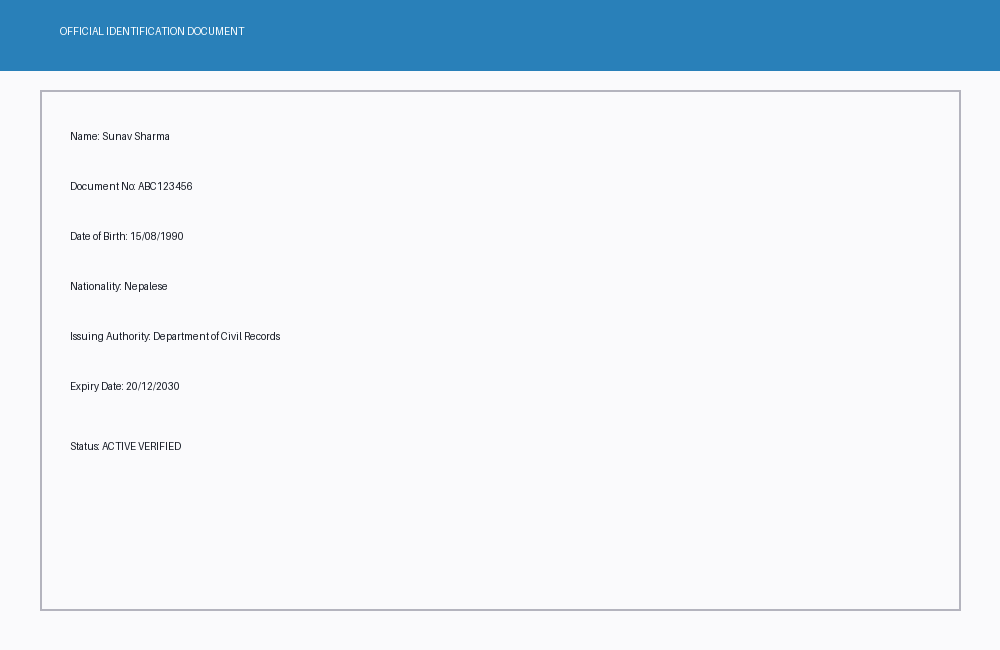
#> input picture web-client/samples/clear_document.png, 1000 x 650 px
$ python -i preprocessing.py   (imports and definitions only)
#> lines starting #> are read from the running program, lines starting #| are printed output that depends on the picture; after the words box and inside, x2 and y2 are one past the last pixel; in counts of white or black regions, pixels touching at a corner belong together
"""Image preprocessing pipeline using OpenCV.

Provides resilient decoding, automatic deskewing, CLAHE contrast enhancement,
and denoising to improve OCR accuracy on scanned/camera documents.
"""

from dataclasses import dataclass
from typing import Optional, Tuple
import cv2
import numpy as np


@dataclass
class PreprocessResult:
    """Result of image preprocessing."""

    processed_image: np.ndarray
    deskew_angle: Optional[float] = None
    clahe_applied: bool = False
    denoise_applied: bool = False


class ImagePreprocessor:
    """OpenCV-based image preprocessing module."""

    def __init__(
        self,
        enable_deskew: bool = True,
        enable_clahe: bool = True,
        enable_denoise: bool = False,
    ):
        self.enable_deskew = enable_deskew
        self.enable_clahe = enable_clahe
        self.enable_denoise = enable_denoise

    # [23 lines left out: function decode_image_bytes, not called in this run]

    def compute_skew_angle(self, gray_image: np.ndarray) -> float:
        """Compute document skew angle in degrees using thresholding and minAreaRect."""
        # Threshold the image (invert so text is white on black background)
        _, thresh = cv2.threshold(gray_image, 0, 255, cv2.THRESH_BINARY_INV + cv2.THRESH_OTSU)

        # Dilate text regions to connect characters into solid lines
        kernel = cv2.getStructuringElement(cv2.MORPH_RECT, (30, 5))
        dilated = cv2.dilate(thresh, kernel, iterations=2)

        # Find non-zero points
        points = cv2.findNonZero(dilated)
        if points is None or len(points) < 10:
            return 0.0

        # Compute minimum area bounding box
        rect = cv2.minAreaRect(points)
        angle = rect[-1]

        # Adjust angle according to OpenCV minAreaRect conventions
        if angle < -45.0:
            angle = -(90.0 + angle)
        elif angle > 45.0:
            angle = -(90.0 - angle)
        else:
            angle = -angle

        # If angle is negligible, ignore
        if abs(angle) < 0.3 or abs(angle) > 45.0:
            return 0.0

        return float(angle)

    # [28 lines left out: function rotate_image, not called in this run]

    def apply_clahe(self, image: np.ndarray) -> np.ndarray:
        """Apply Contrast Limited Adaptive Histogram Equalization to enhance text clarity."""
        if len(image.shape) == 2:
            # Grayscale
            clahe = cv2.createCLAHE(clipLimit=2.0, tileGridSize=(8, 8))
            return clahe.apply(image)

        # Color image (BGR) -> convert to LAB and apply CLAHE to L-channel
        lab = cv2.cvtColor(image, cv2.COLOR_BGR2LAB)
        l, a, b = cv2.split(lab)
        clahe = cv2.createCLAHE(clipLimit=2.0, tileGridSize=(8, 8))
        cl = clahe.apply(l)
        enhanced_lab = cv2.merge((cl, a, b))
        return cv2.cvtColor(enhanced_lab, cv2.COLOR_LAB2BGR)

    # [5 lines left out: function apply_denoising, not called in this run]

    def process(self, image: np.ndarray) -> PreprocessResult:
        """Execute full preprocessing pipeline on the input image."""
        img = image.copy()
        applied_deskew_angle: Optional[float] = None
        clahe_applied = False
        denoise_applied = False

        # 1. Deskew
        if self.enable_deskew:
            gray = cv2.cvtColor(img, cv2.COLOR_BGR2GRAY) if len(img.shape) == 3 else img
            angle = self.compute_skew_angle(gray)
            if abs(angle) >= 0.3:
                img = self.rotate_image(img, angle)
                applied_deskew_angle = round(angle, 2)

        # 2. CLAHE (Contrast Enhancement)
        if self.enable_clahe:
            img = self.apply_clahe(img)
            clahe_applied = True

        # 3. Denoising (if configured)
        if self.enable_denoise:
            img = self.apply_denoising(img)
            denoise_applied = True

        return PreprocessResult(
            processed_image=img,
            deskew_angle=applied_deskew_angle,
            clahe_applied=clahe_applied,
            denoise_applied=denoise_applied,
        )

>>> import cv2
>>> picture = cv2.imread('../../web-client/samples/clear_document.png')
#> picture is the input picture: shape (650, 1000, 3); mean B, G, R 243.5, 235.5, 226
>>> result = ImagePreprocessor().process(picture)
#> in process, `gray = cv2.cvtColor(img, cv2.COLOR_BGR2GRAY) if len(img.shape) == 3 el..`:
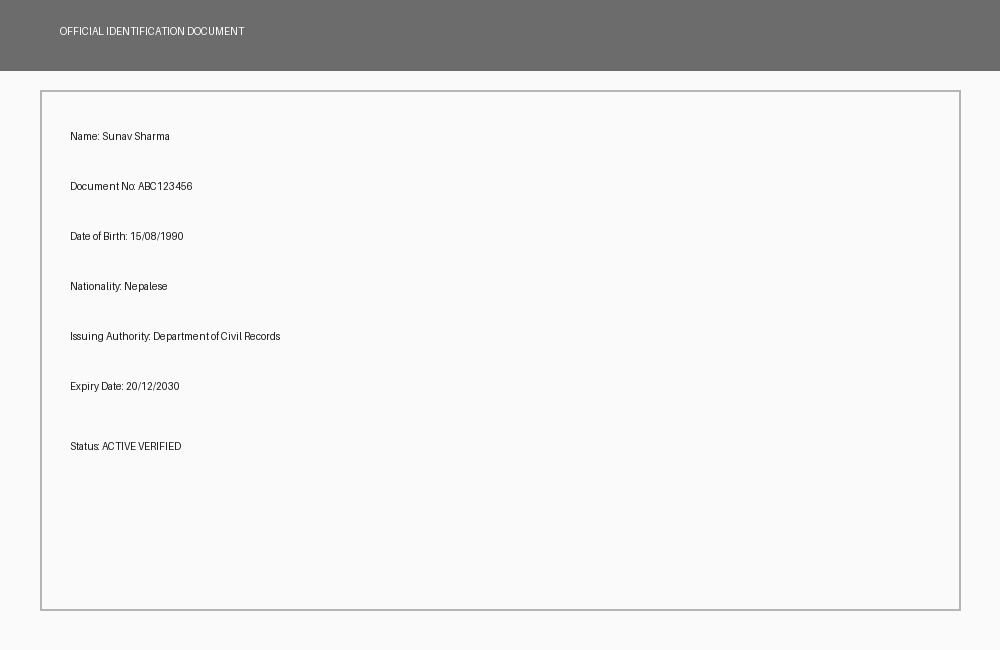
#> gray: shape (650, 1000); min 26, max 255, mean 233.3
#> in compute_skew_angle, `_, thresh = cv2.threshold(gray_image, 0, 255, cv2.THRESH_BINARY_INV + ..`:
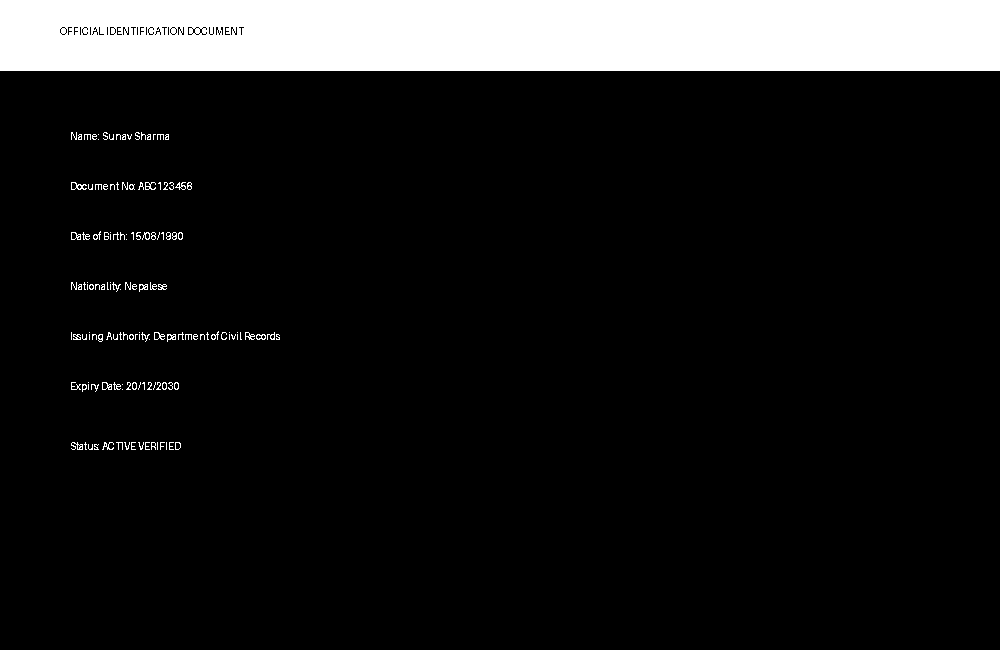
#> thresh: shape (650, 1000); 11.2% white; 141 white regions (88 under 20 px), largest, box (x1, y1, x2, y2) and area: (0, 0, 1000, 71) 70531, (71, 182, 87, 190) 56, (71, 442, 83, 450) 47
#> in compute_skew_angle, `dilated = cv2.dilate(thresh, kernel, iterations=2)`:
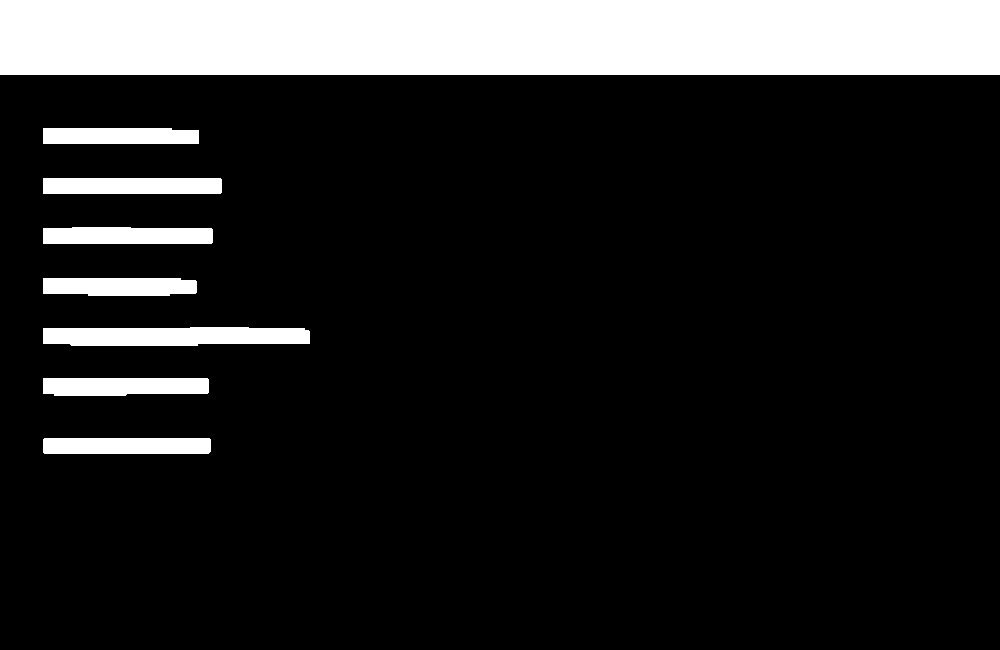
#> dilated: shape (650, 1000); 14.7% white; 8 white regions, largest, box (x1, y1, x2, y2) and area: (0, 0, 1000, 75) 75000, (43, 327, 310, 346) 4575, (43, 178, 222, 194) 2862
#> in compute_skew_angle, `points = cv2.findNonZero(dilated)`: points = contour of 95731 points, box (x1, y1, x2, y2) (0, 0, 1000, 454), area 59856
#> in compute_skew_angle, `rect = cv2.minAreaRect(points)`: rect = ((499.5, 226.5), (453, 999), -90)
#> in compute_skew_angle, `angle = rect[-1]`: angle = -90
#> in compute_skew_angle, `angle = -(90.0 + angle)`: angle = 0
#> in apply_clahe, `lab = cv2.cvtColor(image, cv2.COLOR_BGR2LAB)`: lab: shape (650, 1000, 3); mean of channels 0, 1, 2 236.7, 127.4, 123
#> in apply_clahe, `l, a, b = cv2.split(lab)`:
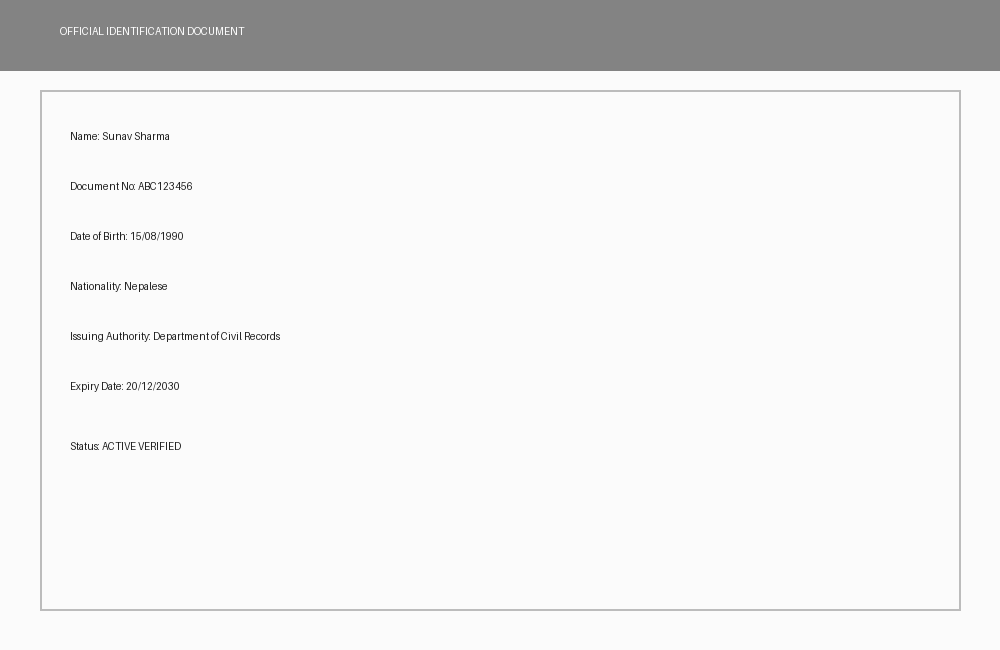
#> l: shape (650, 1000); min 24, max 255, mean 236.7
#> in apply_clahe, `l, a, b = cv2.split(lab)`:
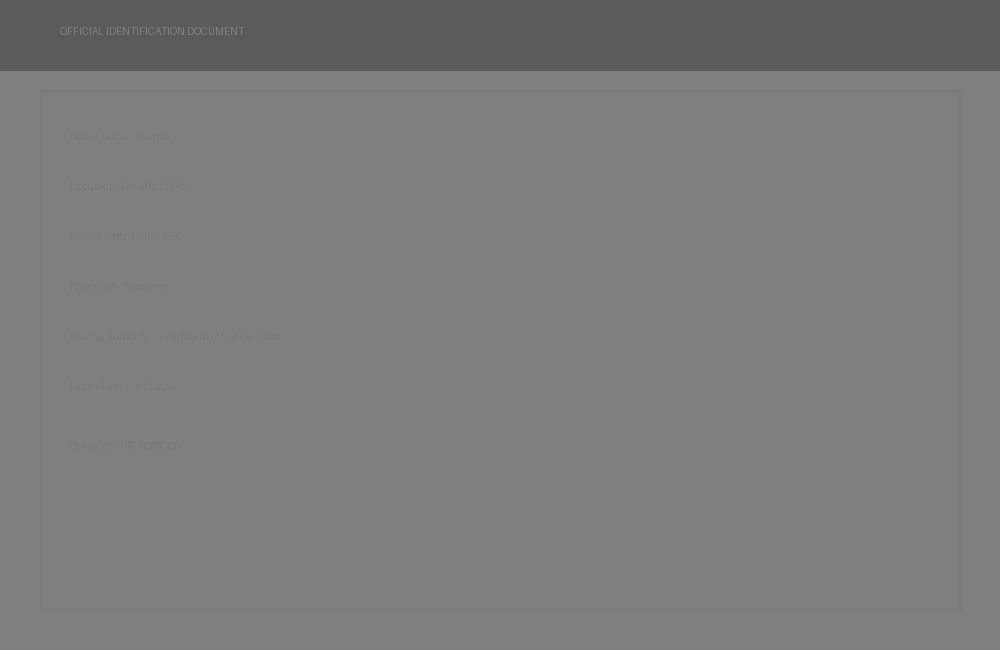
#> b: shape (650, 1000); min 91, max 128, mean 123
#> in apply_clahe, `enhanced_lab = cv2.merge((cl, a, b))`: enhanced_lab: shape (650, 1000, 3); mean of channels 0, 1, 2 236.7, 127.4, 123
